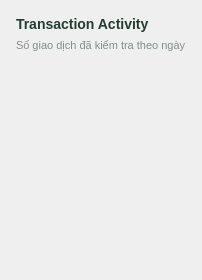
                                    <widget class="QFrame" name="activityCard">
                                      <property name="role" stdset="0">
                                        <string>card</string>
                                      </property>
                                      <layout class="QVBoxLayout" name="activityCardLayout">
                                        <property name="leftMargin">
                                          <number>16</number>
                                        </property>
                                        <property name="topMargin">
                                          <number>16</number>
                                        </property>
                                        <property name="rightMargin">
                                          <number>16</number>
                                        </property>
                                        <property name="bottomMargin">
                                          <number>16</number>
                                        </property>
                                        <property name="spacing">
                                          <number>7</number>
                                        </property>
                                        <item>
                                          <widget class="QLabel" name="activityCardTitle">
                                            <property name="text">
                                              <string>Transaction Activity</string>
                                            </property>
                                            <property name="styleSheet">
                                              <string>font-size:14px;color:#243D31;font-weight:700;background:transparent;</string>
                                            </property>
                                            <property name="wordWrap">
                                              <bool>false</bool>
                                            </property>
                                          </widget>
                                        </item>
                                        <item>
                                          <widget class="QLabel" name="activityCardSubtitle">
                                            <property name="text">
                                              <string>Số giao dịch đã kiểm tra theo ngày</string>
                                            </property>
                                            <property name="styleSheet">
                                              <string>font-size:11px;color:#809087;font-weight:400;background:transparent;</string>
                                            </property>
                                            <property name="wordWrap">
                                              <bool>false</bool>
                                            </property>
                                          </widget>
                                        </item>
                                        <item>
                                          <widget class="QWidget" name="activityHost">
                                            <property name="minimumSize">
                                              <size>
                                                <width>0</width>
                                                <height>185</height>
                                              </size>
                                            </property>
                                            <layout class="QVBoxLayout" name="activityHostLayout">
                                              <property name="leftMargin">
                                                <number>0</number>
                                              </property>
                                              <property name="topMargin">
                                                <number>0</number>
                                              </property>
                                              <property name="rightMargin">
                                                <number>0</number>
                                              </property>
                                              <property name="bottomMargin">
                                                <number>0</number>
                                              </property>
                                              <property name="spacing">
                                                <number>0</number>
                                              </property>
                                            </layout>
                                          </widget>
                                        </item>
                                        <item>
                                          <widget class="QLabel" name="activityPeriod">
                                            <property name="text">
                                              <string />
                                            </property>
                                            <property name="styleSheet">
                                              <string>font-size:11px;color:#809087;font-weight:400;background:transparent;</string>
                                            </property>
                                            <property name="wordWrap">
                                              <bool>false</bool>
                                            </property>
                                            <property name="alignment">
                                              <set>Qt::AlignCenter</set>
                                            </property>
                                          </widget>
                                        </item>
                                      </layout>
                                      <property name="styleSheet">
                                        <string>QFrame#activityCard {background:white;border:1px solid #DFE8DF;border-radius:12px;}</string>
                                      </property>
                                    </widget>
